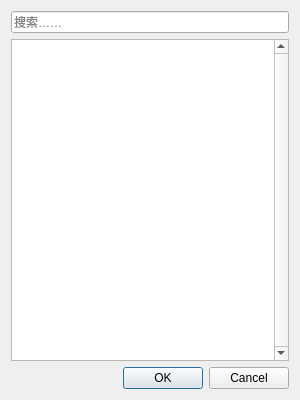
<?xml version="1.0" encoding="UTF-8"?>
<ui version="4.0">
 <class>ChoosePatchDialog</class>
 <widget class="QDialog" name="ChoosePatchDialog">
  <property name="geometry">
   <rect>
    <x>0</x>
    <y>0</y>
    <width>300</width>
    <height>400</height>
   </rect>
  </property>
  <property name="windowTitle">
   <string>选择补丁</string>
  </property>
  <layout class="QVBoxLayout" name="verticalLayout">
   <item>
    <widget class="QLineEdit" name="edtFilter">
     <property name="placeholderText">
      <string>搜索……</string>
     </property>
    </widget>
   </item>
   <item>
    <widget class="QListWidget" name="lstPatches">
     <property name="verticalScrollBarPolicy">
      <enum>Qt::ScrollBarAlwaysOn</enum>
     </property>
    </widget>
   </item>
   <item>
    <widget class="QDialogButtonBox" name="buttonBox">
     <property name="orientation">
      <enum>Qt::Horizontal</enum>
     </property>
     <property name="standardButtons">
      <set>QDialogButtonBox::Cancel|QDialogButtonBox::Ok</set>
     </property>
    </widget>
   </item>
  </layout>
 </widget>
 <resources/>
 <connections>
  <connection>
   <sender>buttonBox</sender>
   <signal>accepted()</signal>
   <receiver>ChoosePatchDialog</receiver>
   <slot>accept()</slot>
   <hints>
    <hint type="sourcelabel">
     <x>227</x>
     <y>381</y>
    </hint>
    <hint type="destinationlabel">
     <x>157</x>
     <y>274</y>
    </hint>
   </hints>
  </connection>
  <connection>
   <sender>buttonBox</sender>
   <signal>rejected()</signal>
   <receiver>ChoosePatchDialog</receiver>
   <slot>reject()</slot>
   <hints>
    <hint type="sourcelabel">
     <x>290</x>
     <y>387</y>
    </hint>
    <hint type="destinationlabel">
     <x>286</x>
     <y>274</y>
    </hint>
   </hints>
  </connection>
  <connection>
   <sender>lstPatches</sender>
   <signal>doubleClicked(QModelIndex)</signal>
   <receiver>ChoosePatchDialog</receiver>
   <slot>accept()</slot>
   <hints>
    <hint type="sourcelabel">
     <x>171</x>
     <y>286</y>
    </hint>
    <hint type="destinationlabel">
     <x>72</x>
     <y>399</y>
    </hint>
   </hints>
  </connection>
 </connections>
</ui>
